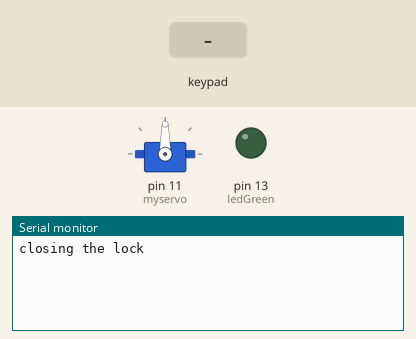
Simulated run of this sketch. Board: Arduino Uno, built with avr-gcc and run on an emulated ATmega328P. On the bench: servo, output pins drawn as LEDs (lit = HIGH), the last lines printed to the serial monitor. The test bench sets the inputs (shaded band).

Above: at 1.2 s.
1.3 s: key '1' pressed
At 2.0 s:
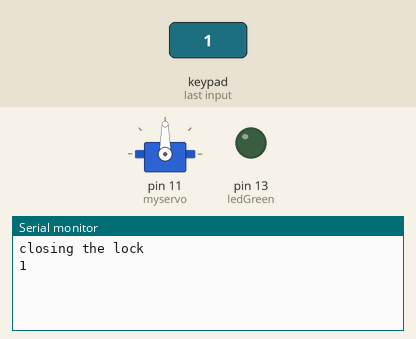
2.8 s: keypad keys 9 8 7 6 # pressed 0.4 s apart
At 4.61 s:
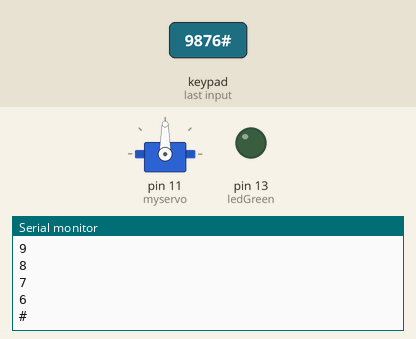
6.3 s: key 'A' pressed
At 6.9 s:
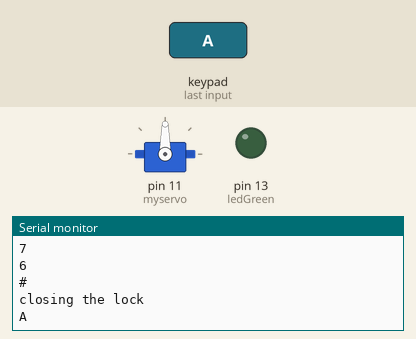
7.8 s: keypad keys 9 8 7 6 * pressed 0.4 s apart
At 10.6 s:
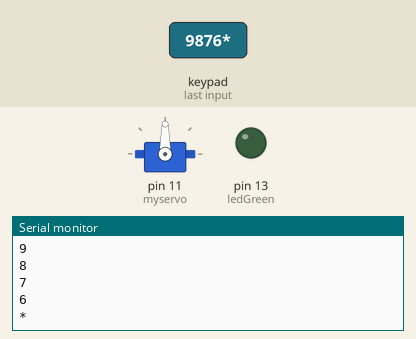
11.3 s: key 'C' pressed
At 12.1 s:
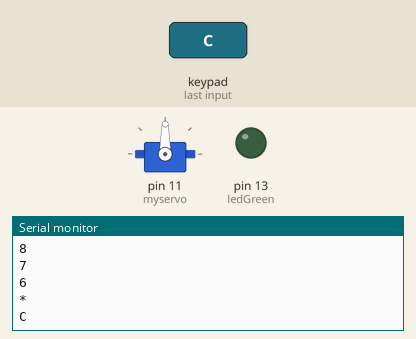
12.8 s: keypad keys 9 8 7 6 D pressed 0.4 s apart
At 15.7 s:
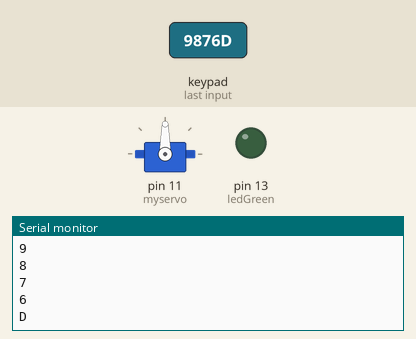
Timing chart, 0 to 17.2 s (numbered marks = the images above; inputs shaded):
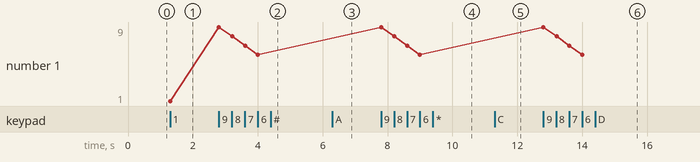

The sketch:

arduino-lock.ino
```cpp
/*
  Controlling a lock with a keypad and servo
  by L0laB <https://github.com/L0laB/arduino-lock>

  component used
  - Arduino UNO & Genuino UNO
  - 4x4 Keypad Matrix
  - 1x Servo
  - 2x LEDs
  - Breadboard
  - Jumper wires

  inspired by
  - https://www.arduino.cc/en/Tutorial/BuiltInExamples
  - https://create.arduino.cc/projecthub/SurtrTech/keypad-door-lock-with-changeable-code-468b15

  for language references see
  - https://www.arduino.cc/reference/en/

  to install the keypad library do
  - [Tools] > [Manage Libraies] > [search for 'keypad'], than choose
    'Mark Stanley, Alexander Breving, Version 3.11', http://playground.arduino.cc/Code/Keypad

  to debug, check
  - [Tools] > [Serial Monitor]

  last modified on Jan, 2nd 2020
*/

//load mandatory libraries
#include <LiquidCrystal.h>
#include <Keypad.h>
#include <Servo.h>

//configuration for the servo - creating a servo object
Servo myservo;

//configuration for the keypad
const byte numRows = 4;                 //number of rows on the keypad
const byte numCols = 4;                 //number of columns on the keypad

char keymap[numRows][numCols] = {
  {'1', '2', '3', 'A'},
  {'4', '5', '6', 'B'},
  {'7', '8', '9', 'C'},
  {'*', '0', '#', 'D'}
};

byte rowPins[numRows] = {9, 8, 7, 6};   //Rows 0 to 3 //if you modify your pins you should modify this too
byte colPins[numCols] = {5, 4, 3, 2};   //Columns 0 to 3

Keypad myKeypad = Keypad(makeKeymap(keymap), rowPins, colPins, numRows, numCols);

//definition of variables
char keypressed;                        //variable to store the key strokes
char password[] = {'1', '2'};           //the default password
short a = 0, i = 0, j = 0;              //variables used later for iterating through password input sequence

//definition of constants
const int ledGreen = 13;                //connect green LED to pin number 13
const int ledRed = 12;                  //connect red LED to pin number 12

//initialise once various components
void setup() {
  Serial.begin(9600);               //open connection to serial monitor

  pinMode(LED_BUILTIN, OUTPUT);     //initialize the board LED as an output
  digitalWrite(ledGreen, LOW);
  digitalWrite(ledRed, HIGH);

  myservo.attach(11);               //attaches the servo on pin 10 to the servo object
  closeLock();
}

//main program - runs always in a loop
void loop() {
  keypressed = myKeypad.getKey();   //constantly wait and read for pressed key

  //shows pressed keys in Serial-Monitor to debug
  if (keypressed != NO_KEY) {
    Serial.println(keypressed);
  }

  //check pressed keys to open/close thelock
  if (keypressed == '*') {          //press '*' to enter password sequence to open the lock
    checkPassword();                //call function to read input
    if (a == sizeof(password)) {    //checkPassword function assigns a value to variable 'a' and it's correct when it has the size of the password array
      openLock();                   //open lock if password is correct
    }
  }

  if (keypressed == '#') {          //press '#' to close the lock
    delay(300);
    closeLock();
  }
}

//function to verify password characters
void checkPassword() {
  i = 0;
  a = 0;
  j = 0;

  while (keypressed != 'B') {                                   //to confirm the password press 'B' to 'open Door'
    keypressed = myKeypad.getKey();
    if (keypressed != NO_KEY && keypressed != 'B' ) {           //If the char typed isn't B and neither "nothing"
      Serial.println(keypressed);                               //ATTENTION security risk, password will be shown in Serial Monitor!
      j++;
      if (keypressed == password[i] && i < sizeof(password)) {  //if the char is correct a-/ i-variable increments to verify the next caracter
        a++;                                                    //maybe only one iterator needed: a or i ?
        i++;
      }
      else
        a--;                                                    //if the character typed is wrong a decrements and cannot equal the size of password array
    }
  }
  keypressed = NO_KEY;
}

//function opening the lock and setting statuses
void closeLock() {
  myservo.write(90);
  digitalWrite(LED_BUILTIN, HIGH);
  digitalWrite(ledRed, HIGH);
  digitalWrite(ledGreen, LOW);
  Serial.println("closing the lock");
}

//function closing the lock and setting statuses
void openLock() {
  myservo.write(0);
  digitalWrite(LED_BUILTIN, LOW);
  digitalWrite(ledGreen, HIGH);
  digitalWrite(ledRed, LOW);
  Serial.println("opening the lock");
}
```

Measured:
- after the input at 1.3 s, the serial monitor: prints a new line at once (image 1)
- after the input at 2.8 s, the serial monitor: prints a new line at once (image 2)
- after the input at 6.3 s, the serial monitor: prints a new line at once (image 3)
- after the input at 7.8 s, the serial monitor: prints a new line at once (image 4)
- after the input at 11.3 s, the serial monitor: prints a new line at once (image 5)
- after the input at 12.8 s, the serial monitor: prints a new line at once (image 6)
- plotted number 1: 1 → 6 after the input at 2.8 s
